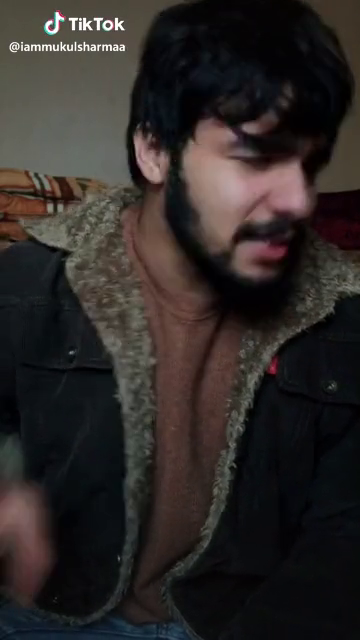
#> input picture frame 48 of testvid1.mp4, 360 x 640 px
$ python detect_video.py
#> lines starting #> are read from the running program, lines starting #| are printed output that depends on the picture; after the words box and inside, x2 and y2 are one past the last pixel; in counts of white or black regions, pixels touching at a corner belong together
import cv2

face_cascade = cv2.CascadeClassifier('haarcascade_frontalface_default.xml')

cap = cv2.VideoCapture('testvid1.mp4')

while True:
    _, img = cap.read()
#> img is the input picture: shape (640, 360, 3); mean B, G, R 39.1, 40.7, 45.8

    gray = cv2.cvtColor(img, cv2.COLOR_BGR2GRAY)
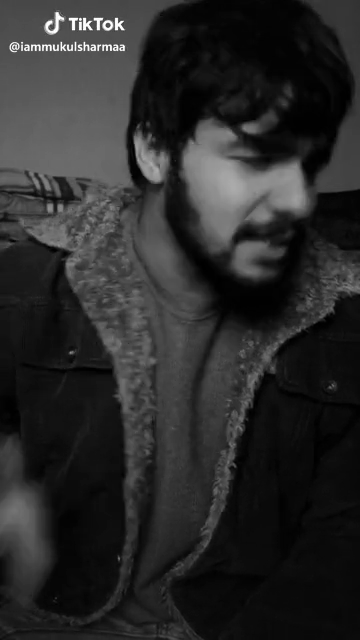
#> gray: shape (640, 360); min 0, max 255, mean 42

    faces = face_cascade.detectMultiScale(gray, 1.1, 4)
#> faces = [[161, 301, 56, 56]]

    for (x,y,w,h) in faces:
        cv2.rectangle(img, (x,y), (x+w,y+h), (255,0,0),2)
#> this loop made 1 pass
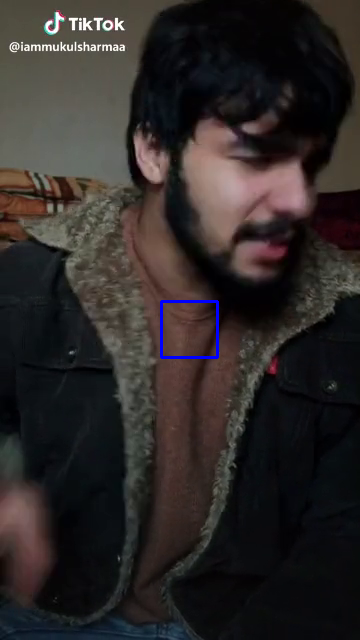
#> img: shape (640, 360, 3); 0.29% of pixels changed, all inside (x1, y1, x2, y2) = (160, 300, 219, 359)

    cv2.imshow('unconditional_video_detection', img)

    k = cv2.waitKey(30) & 0xff
#> (key Esc is pressed here)
    if k==27:
        break

cap.release()

$ run again, starting later in the video
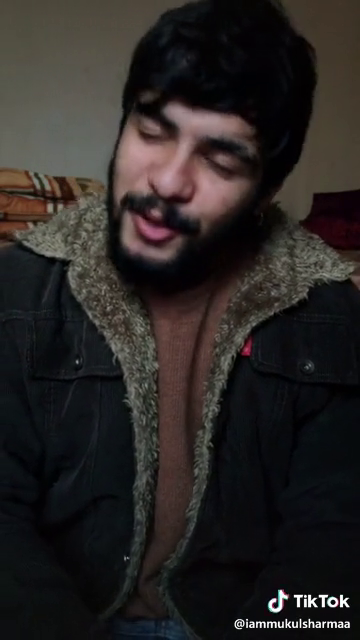
#> input picture frame 219 of testvid1.mp4, 360 x 640 px
#> img is the input picture: shape (640, 360, 3); mean B, G, R 35.9, 37.2, 41.1
#> `gray = cv2.cvtColor(img, cv2.COLOR_BGR2GRAY)`:
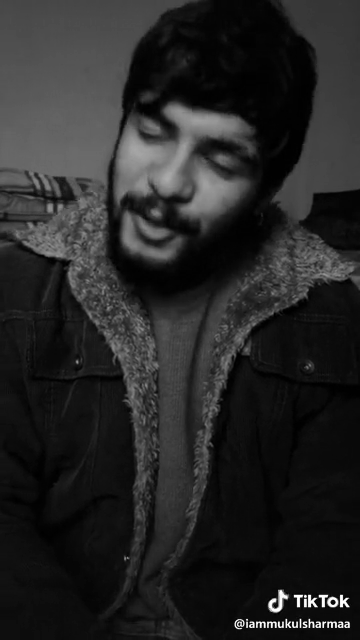
#> gray: shape (640, 360); min 0, max 255, mean 38.2
#> faces = ()

$ run again, starting later in the video
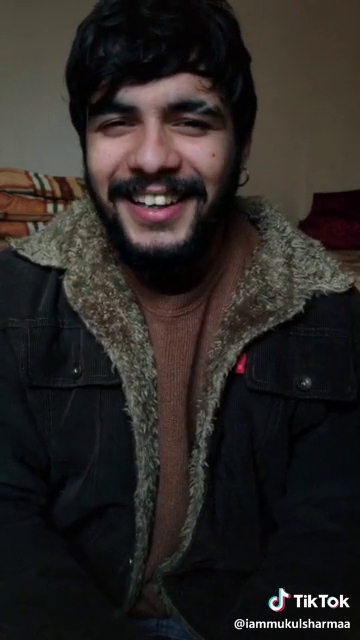
#> input picture frame 390 of testvid1.mp4, 360 x 640 px
#> img is the input picture: shape (640, 360, 3); mean B, G, R 36.1, 38.3, 42.4
#> `gray = cv2.cvtColor(img, cv2.COLOR_BGR2GRAY)`:
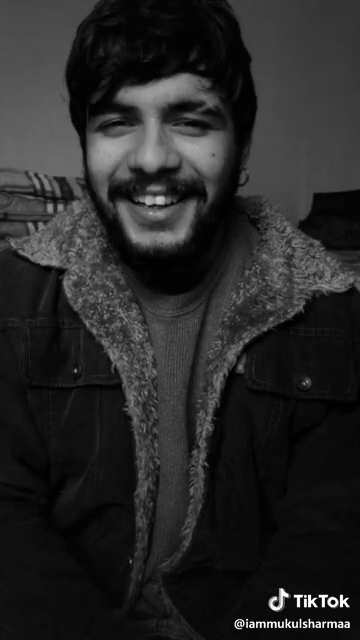
#> gray: shape (640, 360); min 0, max 255, mean 39.2
#> faces = [[55, 45, 198, 198]]
#> the loop `for (x,y,w,h) in faces:` made 1 pass
#> after the loop `for (x,y,w,h) in faces:`:
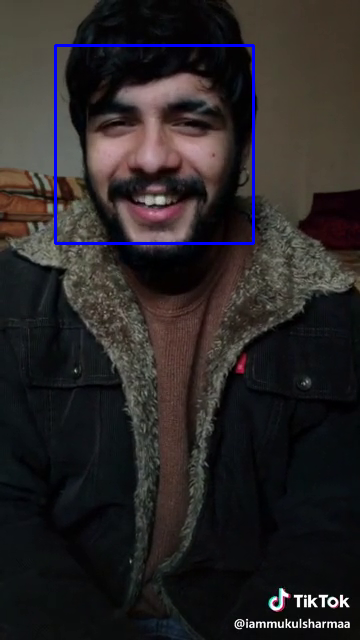
#> img: shape (640, 360, 3); 1.03% of pixels changed, all inside (x1, y1, x2, y2) = (54, 44, 255, 245)
